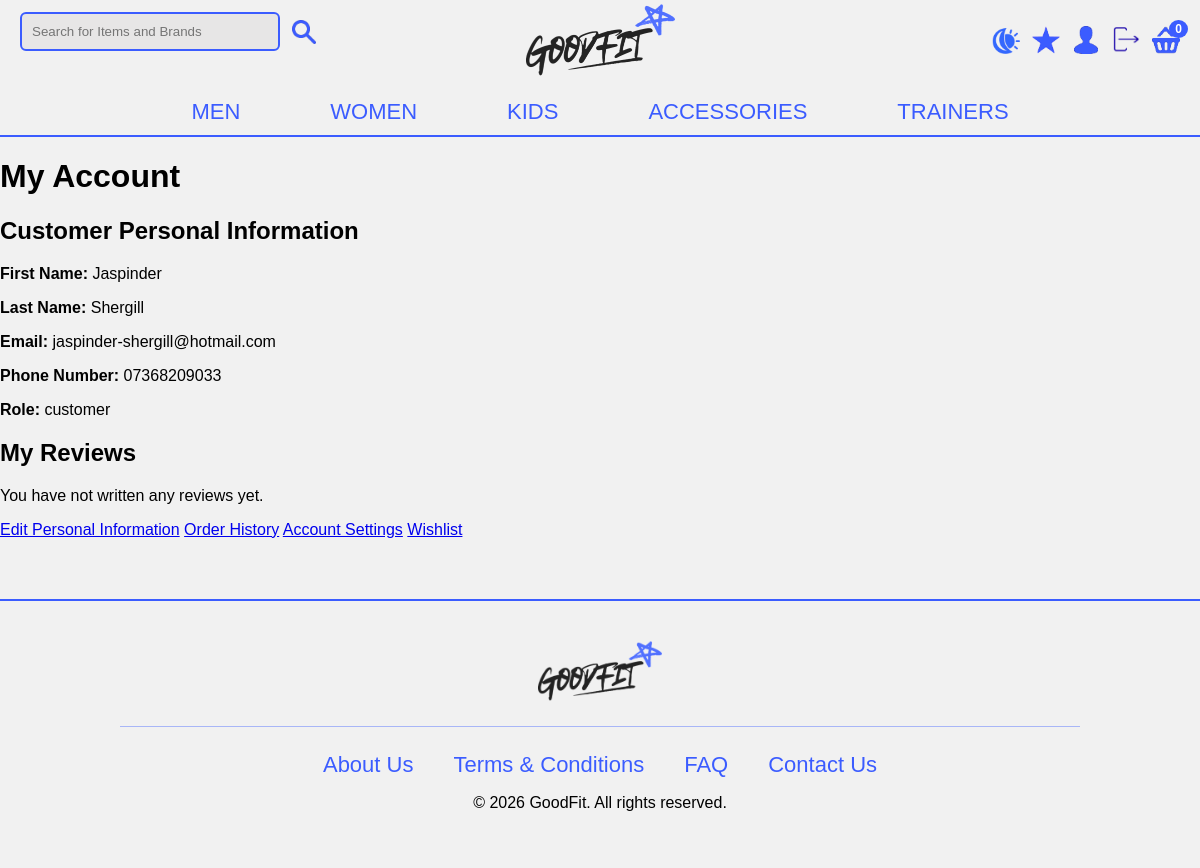
The app's page /account.php (signed in) with its own data.
### tables this page shows
CREATE TABLE `users` (
  `user_id` int(11) NOT NULL,
  `first_name` varchar(100) DEFAULT NULL,
  `last_name` varchar(100) DEFAULT NULL,
  `email` varchar(150) DEFAULT NULL,
  `password_hash` varchar(255) DEFAULT NULL,
  `phone` varchar(20) DEFAULT NULL,
  `role` enum('customer','admin') DEFAULT 'customer',
  `isDeleted` tinyint(1) NOT NULL DEFAULT 0
);

### account.php (the view, shortened to what this page needs)
<?php
    include 'navbar.php';
    include 'connectdb.php';
    $user_id = $_SESSION['user_id'];
    $stmt = $db->prepare("
        SELECT first_name, last_name, email, phone, role
        FROM users
        WHERE user_id = :user_id
    ");
    $stmt->execute(['user_id' => $user_id]);
    $user = $stmt->fetch();
    $review_stmt = $db->prepare("
        SELECT r.rating, r.review_text, r.review_date, p.name AS product_name
        FROM reviews r
        JOIN products p ON r.product_id = p.product_id
        WHERE r.user_id = :user_id
        ORDER BY r.review_date DESC
    ");
    $review_stmt->execute(['user_id'=>$user_id]);
    $user_reviews = $review_stmt->fetchALL();
?>
<div class="account-page">
    <h1>My Account</h1>
    <div class="account-section">
        <h2>Customer Personal Information</h2>
        <p><strong>First Name: </strong> <?= htmlspecialchars($user['first_name']) ?></p>
        <p><strong>Last Name: </strong> <?= htmlspecialchars($user['last_name']) ?></p>
        <p><strong>Email: </strong> <?= htmlspecialchars($user['email']) ?> </p>
        <p><strong>Phone Number: </strong> <?= htmlspecialchars($user['phone']) ?></p>
        <p><strong>Role: </strong> <?= htmlspecialchars($user['role']) ?></p>
    </div>
    <div class="account-section">
        <h2>My Reviews</h2>
        <?php if(count($user_reviews)>0): ?>
            <?php foreach ($user_reviews as $review): ?>
                <div class="review-box">
                    <p><strong><?= htmlspecialchars($review['product_name']) ?></strong></p>
                    <div class="review-rating">
                        <?php for($i=1; $i<=5; $i++): ?>
                            <?= $i <= $review['rating'] ? "⭐" : "☆" ?>
                        <?php endfor; ?>
                    </div>
                    <p><?= htmlspecialchars($review['review_text']) ?></p>
                    <p class="review-date">
                        <?= date("d M Y", strtotime($review['review_date'])) ?>
                    </p>
                </div>
            <?php endforeach; ?>
        <?php else: ?>
            <p>You have not written any reviews yet.</p>
        <?php endif; ?>
    </div>
    <div class="account-links">
        <a href="update_account.php" class="account-btn">Edit Personal Information</a>
        <a href="orders.php" class="account-btn">Order History</a>
        <a href="account_settings.php" class="account-btn">Account Settings</a>
        <a href="wishlist.php" class="account-btn">Wishlist</a>
    </div>
</div>
<?php include 'footer.php'; ?>

### records on screen
users: first_name "Jaspinder", last_name "Shergill", email "jaspinder-shergill@hotmail.com", phone "07368209033", role "customer"

### other values on screen
$basket_count "0"
